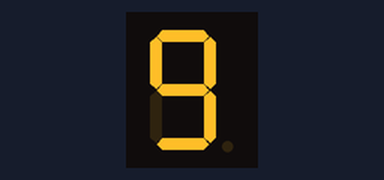
A sketch run on a simulated Arduino Uno, built with avr-gcc and run on an emulated ATmega328P. On the bench: 1-digit seven-segment display. Wiring (inferred from the names in the program): 1-digit 7-segment display, segments lit when LOW: segments pin 2, pin 3, pin 4, pin 5, pin 6, pin 7, pin 8. The segment pins are drawn as the display they are named for.

Above: at 0.1 s.
At 1.6 s:
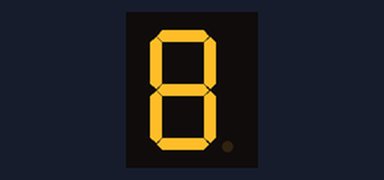
At 3.1 s:
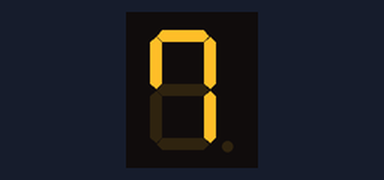
At 7.6 s:
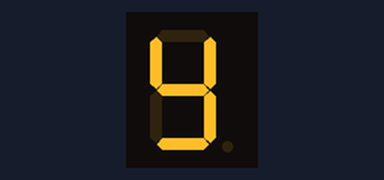
At 10.6 s:
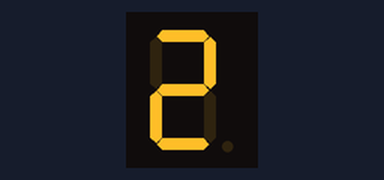
At 13.6 s:
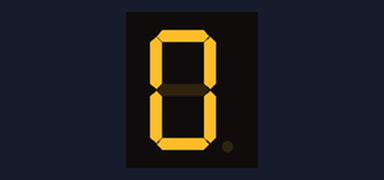

The sketch:

Seg7.ino
```cpp
int a = 2; // a is connected to pin 2
int b = 3; // b is connected to pin 3
int c = 4; // c is connected to pin 4
int d = 5; // d is connected to pin 5
int e = 6; // e is connected to pin 6
int f = 7; // f is connected to pin 7
int g = 8; // g is connected to pin 8

void setup() {
  pinMode(a, OUTPUT); // setting a to output
  pinMode(b, OUTPUT); // setting b to output
  pinMode(c, OUTPUT); // setting c to output
  pinMode(d, OUTPUT); // setting d to output
  pinMode(e, OUTPUT); // setting e to output
  pinMode(f, OUTPUT); // setting f to output
  pinMode(g, OUTPUT); // setting g to output
}

void loop() {
  for (int i = 9; i >= 0; i--) {
     if (i == 9) {
        //display num 9
        // a, b, c, d, f, g  on
        digitalWrite(a, LOW);
        digitalWrite(b, LOW);
        digitalWrite(c, LOW);
        digitalWrite(d, LOW);
        digitalWrite(f, LOW);
        digitalWrite(g, LOW);
        // e off
        digitalWrite(e, HIGH);
     } else if (i == 8) {
        //display num 8
        // a, b, c, d, e, f, g on
        digitalWrite(a, LOW);
        digitalWrite(b, LOW);
        digitalWrite(c, LOW);
        digitalWrite(d, LOW);
        digitalWrite(e, LOW);
        digitalWrite(f, LOW);
        digitalWrite(g, LOW);
     } else if (i == 7) {
        //display num 7
        // a, b, c, f on
        digitalWrite(a, LOW);
        digitalWrite(b, LOW);
        digitalWrite(c, LOW);
        digitalWrite(f, LOW);
        // d, e, g off
        digitalWrite(d, HIGH);
        digitalWrite(e, HIGH);
        digitalWrite(g, HIGH);
     } else if (i == 6) {
        //display num 6
        // a, c, d, e, f, g on
        digitalWrite(a, LOW);
        digitalWrite(c, LOW);
        digitalWrite(d, LOW);
        digitalWrite(e, LOW);
        digitalWrite(f, LOW);
        digitalWrite(g, LOW);
        // b off
        digitalWrite(b, HIGH);
     } else if (i == 5) {
        //display num 5
        // a, c, d, f, g on
        digitalWrite(a, LOW);
        digitalWrite(c, LOW);
        digitalWrite(d, LOW);
        digitalWrite(f, LOW);
        digitalWrite(g, LOW);
        // b, e off
        digitalWrite(b, HIGH);
        digitalWrite(e, HIGH);
     } else if (i == 4) {
        //display num 4
        // b, c, d, f, g on
        digitalWrite(b, LOW);
        digitalWrite(c, LOW);
        digitalWrite(d, LOW);
        digitalWrite(f, LOW);
        digitalWrite(g, LOW);
        // a, e off
        digitalWrite(a, HIGH);
        digitalWrite(e, HIGH);
     } else if (i == 3) {
        //display num 3
        // a, b, c, d, g on
        digitalWrite(a, LOW);
        digitalWrite(b, LOW);
        digitalWrite(c, LOW);
        digitalWrite(d, LOW);
        digitalWrite(g, LOW);
        // e, f off
        digitalWrite(e, HIGH);
        digitalWrite(f, HIGH);
     } else if (i == 2) {
        //display num 2
        // a, b, d, e, g on
        digitalWrite(a, LOW);
        digitalWrite(b, LOW);
        digitalWrite(d, LOW);
        digitalWrite(e, LOW);
        digitalWrite(g, LOW);
        // c, f off
        digitalWrite(c, HIGH);
        digitalWrite(f, HIGH);
     } else if (i == 1) {
        //display num 1
        // b, c on
        digitalWrite(b, LOW);
        digitalWrite(c, LOW);
        // a, d, e, f, g off
        digitalWrite(a, HIGH);
        digitalWrite(d, HIGH);
        digitalWrite(e, HIGH);
        digitalWrite(f, HIGH);
        digitalWrite(g, HIGH);
     } else if (i == 0) {
        //display num 0
        // a, b, c, d, e, f on
        digitalWrite(a, LOW);
        digitalWrite(b, LOW);
        digitalWrite(c, LOW);
        digitalWrite(d, LOW);
        digitalWrite(e, LOW);
        digitalWrite(f, LOW);
        // g off
        digitalWrite(g, HIGH);
     }
     delay(1500);
  }
}
```

Measured:
- by itself, everything shown: repeats every 15.0 s, in 10 steps
- what the display in image 1 shows lasts 1.5 s, from 1.5 s to 3.0 s
